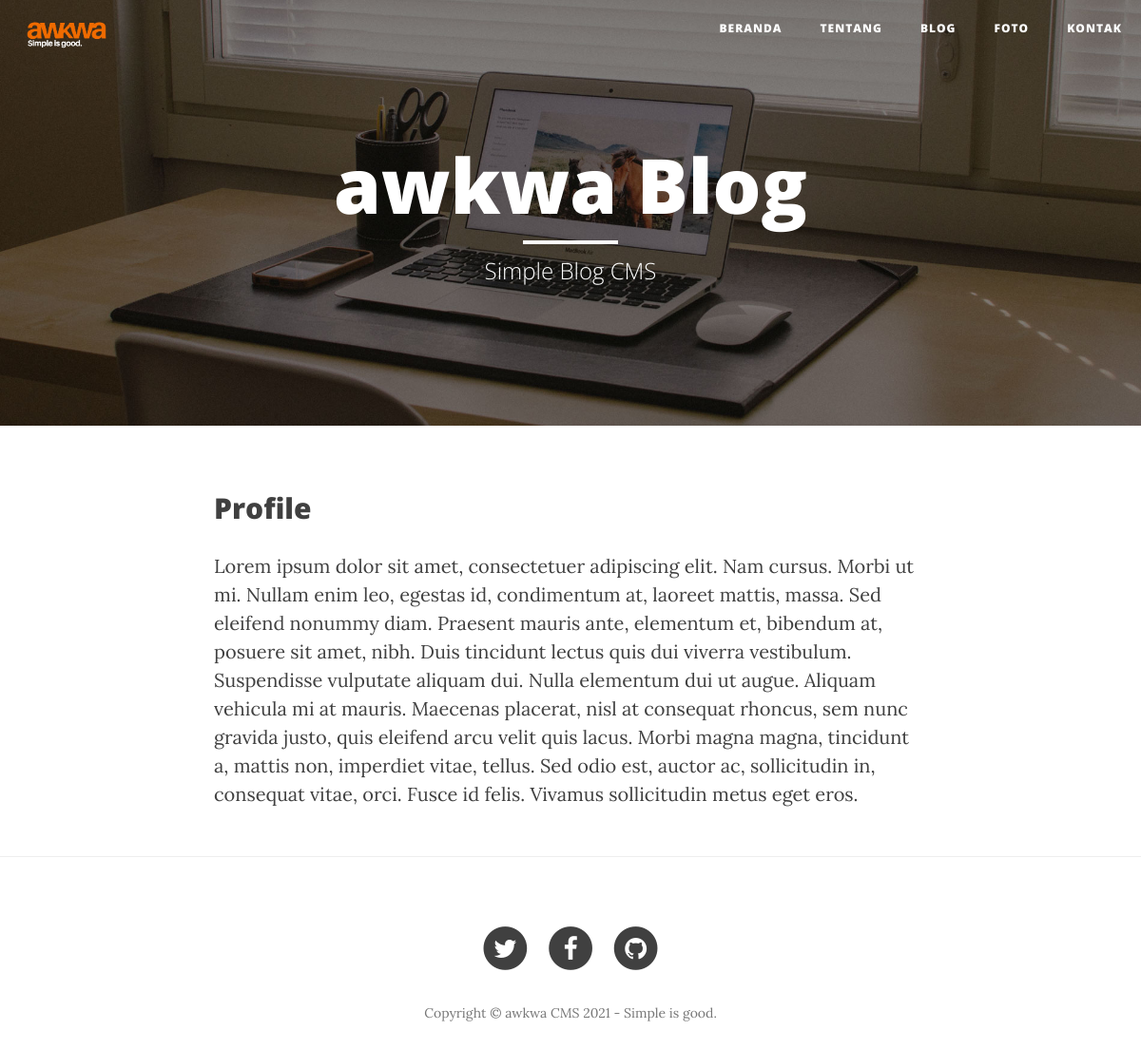
/profil.php, run on the app's committed database.
### tables this page shows
CREATE TABLE IF NOT EXISTS `pages` (
  `id` int(11) NOT NULL AUTO_INCREMENT,
  `judul` varchar(250) NOT NULL,
  `content` text NOT NULL,
  `tgl_entry` datetime NOT NULL,
  `entry_oleh` varchar(150) NOT NULL,
  PRIMARY KEY (`id`) USING BTREE
);

### inc/fungsidata.php (called while the page is built, shortened)
<?php
class Fungsidata extends Dbs
{
   public function select($table, $select = '*', $where)
   {
      if (!empty($where)) {
         if (substr(strtoupper(trim($where)), 0, 5) != 'WHERE') {
            $where = " WHERE " . $where;
         } else {
            $where = " " . trim($where);
         }
      }
      $sql = "SELECT " . $select . " FROM " . $table . " ";
      $sql .= $where;
      $result = $this->konek()->query($sql);
      return $result;
   }
}

### inc/dbs.php (called while the page is built, shortened)
<?php
class Dbs
{
	protected function konek()
	{
		$this->servername = "localhost";
		$this->username = "root";
		$this->password = "";
		$this->dbname = "awkwa";
		$conn = new mysqli($this->servername, $this->username, $this->password, $this->dbname);
		return $conn;
	}
}

### profil.php (the view)
<?php
include "inc/dbs.php";
include "inc/fungsidata.php";
include "header.php";
$getpost = new Fungsidata();
$arr_pages = $getpost->select('pages', '*', 'WHERE id = 12');
$row_pages = $arr_pages->fetch_assoc();
?>
<div class="container">
    <div class="row">
        <div class="col-lg-8 col-lg-offset-2 col-md-10 col-md-offset-1">
            <h2><?php echo $row_pages['judul']; ?></h2>
            <?php echo $row_pages['content']; ?>
        </div>
    </div>
</div>
<?php include "footer.php"; ?>

### data on the page
pages: judul "Profile", content "Lorem ipsum dolor sit amet, consectetuer adipiscing elit. Nam cursus. Morbi ut mi. Nullam enim leo, egestas id, condimentum at, laoreet mattis, massa. Sed eleifend nonummy diam. Praesent mauris ante, elementum et, bibendum at, posuere sit amet, nibh. Duis tincidunt lectus quis dui viverra vestibulum. Suspendisse vulputate aliquam dui. Nulla elementum dui ut augue. Aliquam vehicula mi at mauris. Maecenas placerat, nisl at consequat rhoncus, sem nunc gravida justo, quis eleifend arcu velit quis lacus. Morbi magna magna, tincidunt a, mattis non, imperdiet vitae, tellus. Sed odio est, auctor ac, sollicitudin in, consequat vitae, orci. Fusce id felis. Vivamus sollicitudin metus eget eros."
